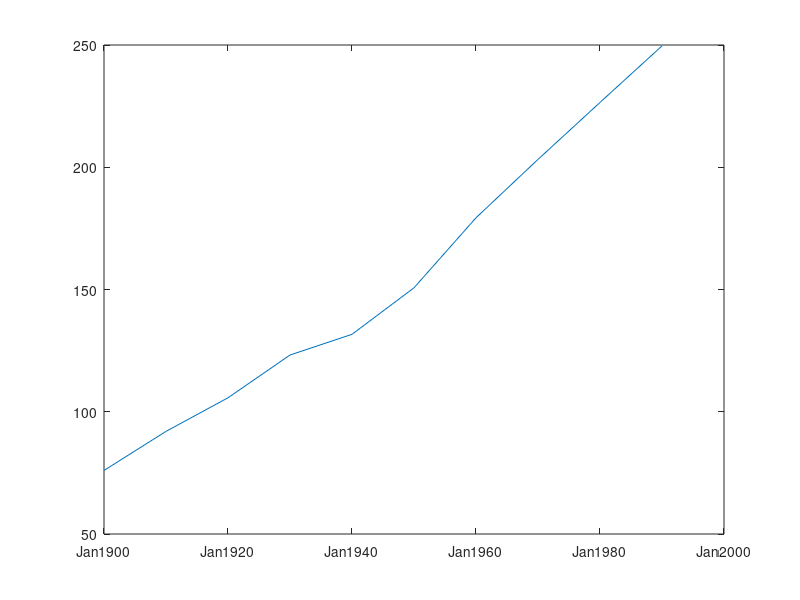

MATLAB code for this plot:
 t = (1900:10:1990)'; % Time interval
       p = [75.995 91.972 105.711 123.203 131.669 ...
           150.697 179.323 203.212 226.505 249.633]';  % Population
       plot(datenum(t,1,1),p) % Convert years to date numbers and plot
       datetick('x','mmmyyyy') % Replace x-axis ticks with 4 digit year labels.
     
